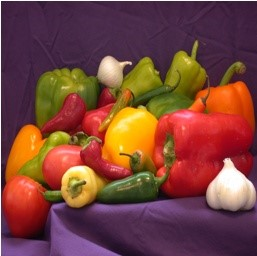
#> input picture test.jpg, 257 x 256 px
$ python exhaustive.py
#> lines starting #> are read from the running program, lines starting #| are printed output that depends on the picture
import numpy
import math
from PIL import Image

import matplotlib.pyplot as plt
import matplotlib.patches as patches

def ck(x,y):
    i=x;
    j=y;
    sum=0.0

    for a in range (0,gm.size[0]):
        for b in range (0,gm.size[1]):
            #0.2989, 0.5870, 0.1140.
            p=rr[a][b]
            q=tt[i][j]
            sum=sum+(p-q)*(p-q)
            j=j+1

        i=i+1
        j=y
    return sum


im = Image.open('test.jpg') # Can be many different formats.
#> im is the input picture: PIL image 257x256 RGB; mean R, G, B 121.6, 67.9, 59.1
test = im.load()

gm = Image.open('ref.jpg') # Can be many different formats.
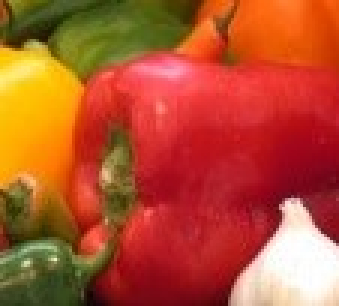
#> input picture ref.jpg, 113 x 102 px (shown 3 times larger)
#> gm is the input picture: PIL image 113x102 RGB; mean R, G, B 179.6, 81.3, 46.4
ref = gm.load()
#print (im.size[0] )
#print pix[x,y]
ans_pixel=numpy.zeros(3, dtype=int)
ans_val=-1
tt=numpy.ones((im.size[0],im.size[1]))
rr=numpy.ones((gm.size[0],gm.size[1]))

for i in range(0,im.size[0]):
    for j in range(0, im.size[1]):
        tt[i][j]=.2989*test[i,j][0]+.5870*test[i,j][1]+.1140*test[i,j][2]
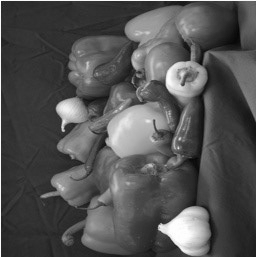
#> tt: shape (257, 256) float64; min 5.92, max 255, mean 82.9

for i in range(0,gm.size[0]):
    for j in range(0, gm.size[1]):
        rr[i][j]=.2989*ref[i, j][0]+.5870*ref[i,j][1]+.1140*ref[i,j][2]
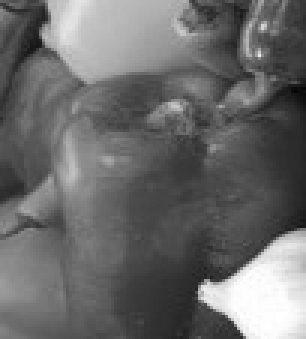
#> rr: shape (113, 102) float64 (shown 3 times larger); min 6.58, max 255, mean 106.7

for i in range (0,im.size[0]-(gm.size[0]-1)):
    for j in range (0,im.size[1]-(gm.size[1]-1)):
#> (the run stopped early here; a loop or call above may not have finished)
